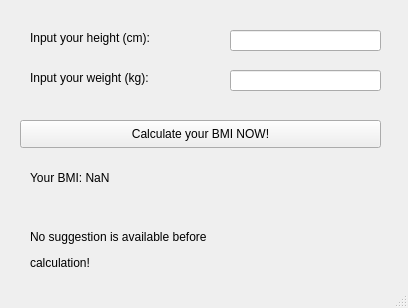
<?xml version="1.0" encoding="UTF-8"?>
<ui version="4.0">
 <class>MainWindow</class>
 <widget class="QMainWindow" name="MainWindow">
  <property name="geometry">
   <rect>
    <x>0</x>
    <y>0</y>
    <width>408</width>
    <height>308</height>
   </rect>
  </property>
  <property name="windowTitle">
   <string>BMI Calculator</string>
  </property>
  <widget class="QWidget" name="centralwidget">
   <widget class="QLabel" name="label">
    <property name="geometry">
     <rect>
      <x>30</x>
      <y>30</y>
      <width>191</width>
      <height>16</height>
     </rect>
    </property>
    <property name="text">
     <string>Input your height (cm):</string>
    </property>
   </widget>
   <widget class="QLineEdit" name="heightValue">
    <property name="geometry">
     <rect>
      <x>230</x>
      <y>30</y>
      <width>151</width>
      <height>21</height>
     </rect>
    </property>
   </widget>
   <widget class="QLabel" name="label_2">
    <property name="geometry">
     <rect>
      <x>30</x>
      <y>70</y>
      <width>191</width>
      <height>16</height>
     </rect>
    </property>
    <property name="text">
     <string>Input your weight (kg):</string>
    </property>
   </widget>
   <widget class="QLineEdit" name="weightValue">
    <property name="geometry">
     <rect>
      <x>230</x>
      <y>70</y>
      <width>151</width>
      <height>21</height>
     </rect>
    </property>
   </widget>
   <widget class="QLabel" name="valueLabel">
    <property name="geometry">
     <rect>
      <x>30</x>
      <y>170</y>
      <width>351</width>
      <height>16</height>
     </rect>
    </property>
    <property name="text">
     <string>Your BMI: NaN</string>
    </property>
   </widget>
   <widget class="QLabel" name="suggestion">
    <property name="geometry">
     <rect>
      <x>30</x>
      <y>210</y>
      <width>351</width>
      <height>81</height>
     </rect>
    </property>
    <property name="text">
     <string>&lt;html&gt;&lt;head/&gt;&lt;body&gt;&lt;p&gt;No suggestion is available before &lt;/p&gt;&lt;p&gt;calculation!&lt;/p&gt;&lt;/body&gt;&lt;/html&gt;</string>
    </property>
   </widget>
   <widget class="QPushButton" name="pushButton">
    <property name="geometry">
     <rect>
      <x>20</x>
      <y>120</y>
      <width>361</width>
      <height>28</height>
     </rect>
    </property>
    <property name="text">
     <string>Calculate your BMI NOW!</string>
    </property>
   </widget>
  </widget>
  <widget class="QStatusBar" name="statusbar"/>
 </widget>
 <resources/>
 <connections/>
</ui>
